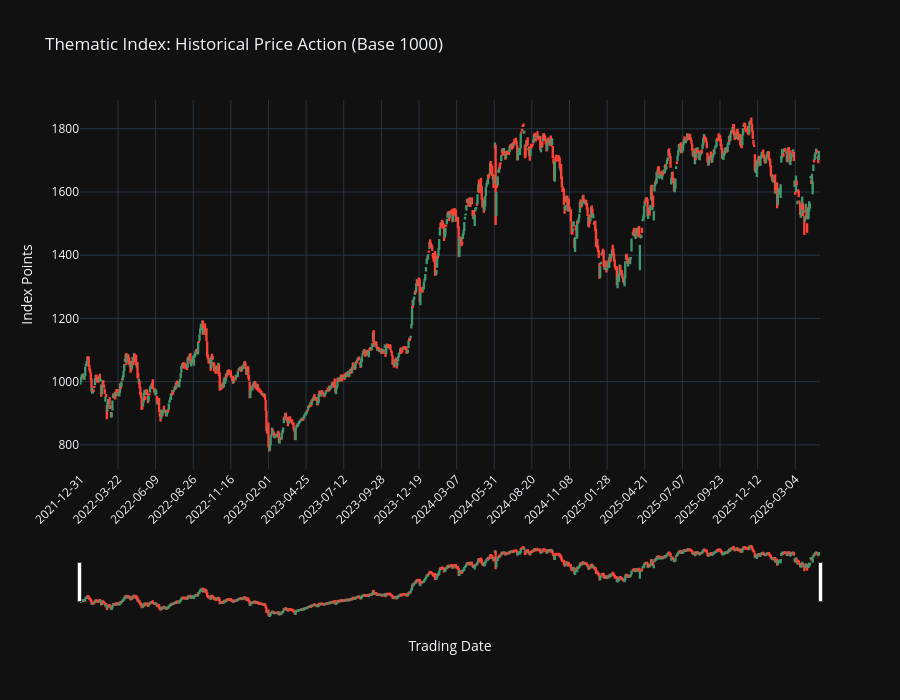

The cell this chart's notebook holds for it:
### Markdown cell above
## 5.0 Interactive Index Visualizer
We now bring the index to life with an interactive candlestick chart.

*   **Navigation:** Use your mouse to zoom in/out and pan across the historical timeline.
*   **Discrete Timeline:** Weekends and holidays are automatically removed to show a continuous flow of price action.
*   **Analysis:** Hover over any candle to see the exact Open, High, Low, and Close values for that day.

### Code cell
# --- INTERACTIVE CANDLESTICK VISUALIZER (SECTION 5.0) ---
import plotly.graph_objects as go

# 1. Prepare Data
# Ensure index is reset to get 'Date' as a column for Plotly
plot_df = index_final.copy().reset_index()
plot_df['Date'] = plot_df['Date'].dt.strftime('%Y-%m-%d')

# 2. Create Candlestick Chart
fig = go.Figure(data=[go.Candlestick(
    x=plot_df['Date'],
    open=plot_df['Open'],
    high=plot_df['High'],
    low=plot_df['Low'],
    close=plot_df['Close'],
    name='Index OHLC'
)])

# 3. Configure Layout for 'TradingView' Style
fig.update_layout(
    title='Thematic Index: Historical Price Action (Base 1000)',
    yaxis_title='Index Points',
    xaxis_title='Trading Date',
    template='plotly_dark', # Premium dark theme
    xaxis_rangeslider_visible=True, # Allows quick navigation across years
    # FORCE DISCRETE X-AXIS: This removes gaps for weekends/holidays
    xaxis_type='category',
    height=700
)

# 4. Clean up the X-axis labels (show fewer labels to avoid clutter)
fig.update_xaxes(
    nticks=20,
    tickangle=-45
)

fig.show()

### Figure 1 — Plotly figure (JSON) as saved in the notebook; plotly's stock layout.template omitted (floating-point values rounded to 4 significant figures; data arrays with more than 128 entries replaced by an {"elided": "..."} marker saying what was removed)
{"data": [{"close": {"elided": "1062 float values"}, "high": {"elided": "1062 float values"}, "low": {"elided": "1062 float values"}, "name": "Index OHLC", "open": {"elided": "1062 float values"}, "type": "candlestick", "x": {"elided": "1062 str values"}}], "layout": {"height": 700, "title": {"text": "Thematic Index: Historical Price Action (Base 1000)"}, "xaxis": {"nticks": 20, "rangeslider": {"visible": true}, "tickangle": -45, "title": {"text": "Trading Date"}, "type": "category"}, "yaxis": {"title": {"text": "Index Points"}}}}
